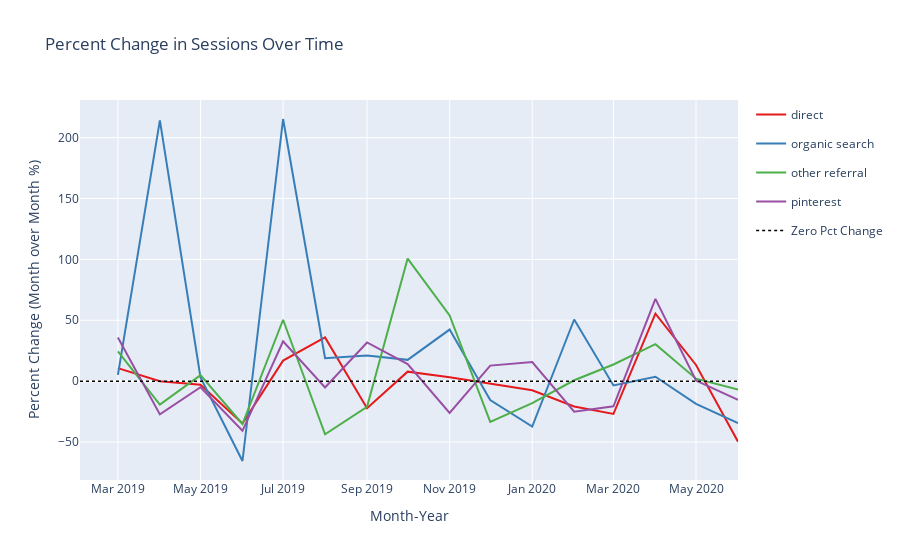
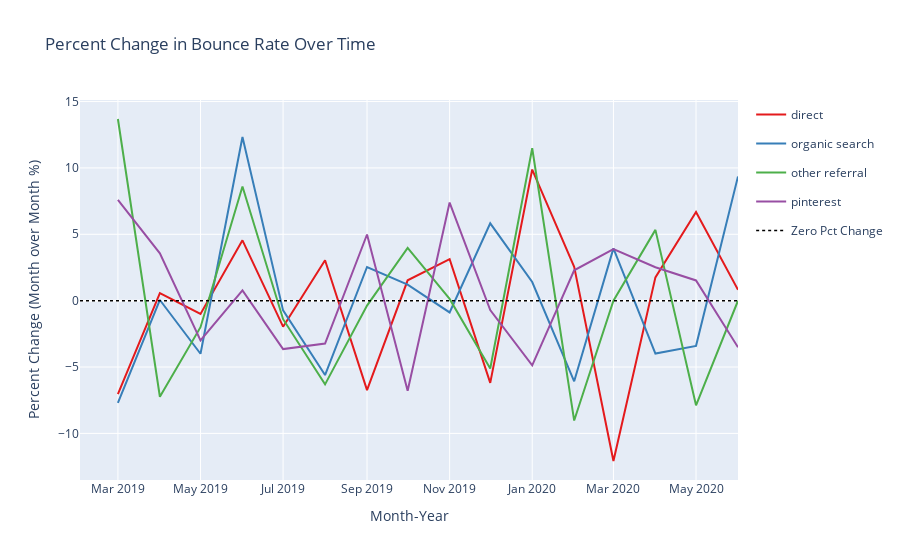

Notebook source saved alongside these figures, in order:
### Markdown cell above
### Percent Change in Metrics By Channel

Converting to percent change allows comparing values against their prior raw value. It gives a more clear sense of the scale of the change throughout time, since metrics are transformed into one unit (pct change) instead of the different units present in the raw data.

### Code cell
# plot pct change
# looped implementation due to the mechanics of the .pct_change method and the datetime array index

for metric in ['Sessions', 'Bounce Rate', 'Email Capture Conversion Rate']:

    # create a figure for each available of metric
    fig = go.Figure()

    # for each channel type, create a dataframe with the pct change in that one metric, filtered by the channel type
    for position, channel in enumerate(
        ['direct', 'organic search', 'other referral', 'pinterest']):

        df = traffic_source[traffic_source['Traffic Channel'] ==
                            channel].reset_index(drop=True)
        df2 = df[[metric]].pct_change() * 100

        #append the month_year_dt for x axis in plots
        df2['month_year_dt'] = df['month_year_dt']

        #add as a trace to the figure for that metric
        fig.add_trace(
            go.Scatter(x=df2['month_year_dt'],
                       y=df2.loc[:, metric],
                       mode='lines',
                       name=channel,
                       line=dict(color=color_sequence[position], width=2),
                       legendgroup=channel,
                       showlegend=True))

    fig.update_layout(title="Percent Change in {m} Over Time".format(m=metric),
                      xaxis_title="Month-Year",
                      yaxis_title="Percent Change (Month over Month %) ")

    fig.add_trace(
        go.Scatter(x=df2['month_year_dt'],
                   y=[0] * 17,
                   mode='lines',
                   name='Zero Pct Change',
                   line=dict(color='black', width=1.5, dash='dot')))
    fig.show()

### Figure 1 — Plotly figure (JSON) as saved in the notebook; plotly's stock layout.template omitted (floating-point values rounded to 4 significant figures)
{"data": [{"legendgroup": "direct", "line": {"color": "#e41a1c", "width": 2}, "mode": "lines", "name": "direct", "showlegend": true, "type": "scatter", "x": ["2019-02-01T00:00:00", "2019-03-01T00:00:00", "2019-04-01T00:00:00", "2019-05-01T00:00:00", "2019-06-01T00:00:00", "2019-07-01T00:00:00", "2019-08-01T00:00:00", "2019-09-01T00:00:00", "2019-10-01T00:00:00", "2019-11-01T00:00:00", "2019-12-01T00:00:00", "2020-01-01T00:00:00", "2020-02-01T00:00:00", "2020-03-01T00:00:00", "2020-04-01T00:00:00", "2020-05-01T00:00:00", "2020-06-01T00:00:00"], "y": [null, 10.68, -0.04744, -2.998, -34.77, 16.9, 35.91, -22.28, 7.821, 3.287, -1.918, -7.429, -20.79, -26.94, 55.39, 13.32, -49.7]}, {"legendgroup": "organic search", "line": {"color": "#377eb8", "width": 2}, "mode": "lines", "name": "organic search", "showlegend": true, "type": "scatter", "x": ["2019-02-01T00:00:00", "2019-03-01T00:00:00", "2019-04-01T00:00:00", "2019-05-01T00:00:00", "2019-06-01T00:00:00", "2019-07-01T00:00:00", "2019-08-01T00:00:00", "2019-09-01T00:00:00", "2019-10-01T00:00:00", "2019-11-01T00:00:00", "2019-12-01T00:00:00", "2020-01-01T00:00:00", "2020-02-01T00:00:00", "2020-03-01T00:00:00", "2020-04-01T00:00:00", "2020-05-01T00:00:00", "2020-06-01T00:00:00"], "y": [null, 5.219, 214.1, 3.0, -65.56, 215.3, 18.9, 21.0, 17.5, 42.37, -15.47, -37.28, 50.64, -3.509, 3.674, -18.57, -34.4]}, {"legendgroup": "other referral", "line": {"color": "#4daf4a", "width": 2}, "mode": "lines", "name": "other referral", "showlegend": true, "type": "scatter", "x": ["2019-02-01T00:00:00", "2019-03-01T00:00:00", "2019-04-01T00:00:00", "2019-05-01T00:00:00", "2019-06-01T00:00:00", "2019-07-01T00:00:00", "2019-08-01T00:00:00", "2019-09-01T00:00:00", "2019-10-01T00:00:00", "2019-11-01T00:00:00", "2019-12-01T00:00:00", "2020-01-01T00:00:00", "2020-02-01T00:00:00", "2020-03-01T00:00:00", "2020-04-01T00:00:00", "2020-05-01T00:00:00", "2020-06-01T00:00:00"], "y": [null, 24.54, -19.18, 5.001, -35.16, 50.44, -43.65, -21.08, 100.7, 54.01, -33.41, -18.11, 0.7431, 13.71, 30.38, 2.053, -6.835]}, {"legendgroup": "pinterest", "line": {"color": "#984ea3", "width": 2}, "mode": "lines", "name": "pinterest", "showlegend": true, "type": "scatter", "x": ["2019-02-01T00:00:00", "2019-03-01T00:00:00", "2019-04-01T00:00:00", "2019-05-01T00:00:00", "2019-06-01T00:00:00", "2019-07-01T00:00:00", "2019-08-01T00:00:00", "2019-09-01T00:00:00", "2019-10-01T00:00:00", "2019-11-01T00:00:00", "2019-12-01T00:00:00", "2020-01-01T00:00:00", "2020-02-01T00:00:00", "2020-03-01T00:00:00", "2020-04-01T00:00:00", "2020-05-01T00:00:00", "2020-06-01T00:00:00"], "y": [null, 35.86, -27.27, -5.0, -40.76, 32.8, -5.201, 31.76, 14.06, -26.08, 12.77, 15.71, -25.01, -20.62, 67.59, 0.5122, -15.36]}, {"line": {"color": "black", "dash": "dot", "width": 1.5}, "mode": "lines", "name": "Zero Pct Change", "type": "scatter", "x": ["2019-02-01T00:00:00", "2019-03-01T00:00:00", "2019-04-01T00:00:00", "2019-05-01T00:00:00", "2019-06-01T00:00:00", "2019-07-01T00:00:00", "2019-08-01T00:00:00", "2019-09-01T00:00:00", "2019-10-01T00:00:00", "2019-11-01T00:00:00", "2019-12-01T00:00:00", "2020-01-01T00:00:00", "2020-02-01T00:00:00", "2020-03-01T00:00:00", "2020-04-01T00:00:00", "2020-05-01T00:00:00", "2020-06-01T00:00:00"], "y": [0, 0, 0, 0, 0, 0, 0, 0, 0, 0, 0, 0, 0, 0, 0, 0, 0]}], "layout": {"title": {"text": "Percent Change in Sessions Over Time"}, "xaxis": {"title": {"text": "Month-Year"}}, "yaxis": {"title": {"text": "Percent Change (Month over Month %) "}}}}

### Figure 2 — Plotly figure (JSON) as saved in the notebook; plotly's stock layout.template omitted (floating-point values rounded to 4 significant figures)
{"data": [{"legendgroup": "direct", "line": {"color": "#e41a1c", "width": 2}, "mode": "lines", "name": "direct", "showlegend": true, "type": "scatter", "x": ["2019-02-01T00:00:00", "2019-03-01T00:00:00", "2019-04-01T00:00:00", "2019-05-01T00:00:00", "2019-06-01T00:00:00", "2019-07-01T00:00:00", "2019-08-01T00:00:00", "2019-09-01T00:00:00", "2019-10-01T00:00:00", "2019-11-01T00:00:00", "2019-12-01T00:00:00", "2020-01-01T00:00:00", "2020-02-01T00:00:00", "2020-03-01T00:00:00", "2020-04-01T00:00:00", "2020-05-01T00:00:00", "2020-06-01T00:00:00"], "y": [null, -7.042, 0.5672, -1.0, 4.541, -1.961, 3.043, -6.741, 1.53, 3.13, -6.193, 9.877, 2.549, -12.08, 1.752, 6.673, 0.8139]}, {"legendgroup": "organic search", "line": {"color": "#377eb8", "width": 2}, "mode": "lines", "name": "organic search", "showlegend": true, "type": "scatter", "x": ["2019-02-01T00:00:00", "2019-03-01T00:00:00", "2019-04-01T00:00:00", "2019-05-01T00:00:00", "2019-06-01T00:00:00", "2019-07-01T00:00:00", "2019-08-01T00:00:00", "2019-09-01T00:00:00", "2019-10-01T00:00:00", "2019-11-01T00:00:00", "2019-12-01T00:00:00", "2020-01-01T00:00:00", "2020-02-01T00:00:00", "2020-03-01T00:00:00", "2020-04-01T00:00:00", "2020-05-01T00:00:00", "2020-06-01T00:00:00"], "y": [null, -7.701, 0.04967, -4.0, 12.33, -0.7342, -5.603, 2.537, 1.203, -0.8861, 5.828, 1.404, -6.079, 3.937, -3.987, -3.406, 9.357]}, {"legendgroup": "other referral", "line": {"color": "#4daf4a", "width": 2}, "mode": "lines", "name": "other referral", "showlegend": true, "type": "scatter", "x": ["2019-02-01T00:00:00", "2019-03-01T00:00:00", "2019-04-01T00:00:00", "2019-05-01T00:00:00", "2019-06-01T00:00:00", "2019-07-01T00:00:00", "2019-08-01T00:00:00", "2019-09-01T00:00:00", "2019-10-01T00:00:00", "2019-11-01T00:00:00", "2019-12-01T00:00:00", "2020-01-01T00:00:00", "2020-02-01T00:00:00", "2020-03-01T00:00:00", "2020-04-01T00:00:00", "2020-05-01T00:00:00", "2020-06-01T00:00:00"], "y": [null, 13.69, -7.24, -2.0, 8.603, -1.396, -6.309, -0.3711, 3.968, 0.1304, -5.116, 11.48, -9.033, -0.003149, 5.332, -7.882, -0.004278]}, {"legendgroup": "pinterest", "line": {"color": "#984ea3", "width": 2}, "mode": "lines", "name": "pinterest", "showlegend": true, "type": "scatter", "x": ["2019-02-01T00:00:00", "2019-03-01T00:00:00", "2019-04-01T00:00:00", "2019-05-01T00:00:00", "2019-06-01T00:00:00", "2019-07-01T00:00:00", "2019-08-01T00:00:00", "2019-09-01T00:00:00", "2019-10-01T00:00:00", "2019-11-01T00:00:00", "2019-12-01T00:00:00", "2020-01-01T00:00:00", "2020-02-01T00:00:00", "2020-03-01T00:00:00", "2020-04-01T00:00:00", "2020-05-01T00:00:00", "2020-06-01T00:00:00"], "y": [null, 7.587, 3.565, -3.0, 0.7757, -3.647, -3.234, 4.984, -6.787, 7.393, -0.7127, -4.871, 2.288, 3.89, 2.513, 1.523, -3.514]}, {"line": {"color": "black", "dash": "dot", "width": 1.5}, "mode": "lines", "name": "Zero Pct Change", "type": "scatter", "x": ["2019-02-01T00:00:00", "2019-03-01T00:00:00", "2019-04-01T00:00:00", "2019-05-01T00:00:00", "2019-06-01T00:00:00", "2019-07-01T00:00:00", "2019-08-01T00:00:00", "2019-09-01T00:00:00", "2019-10-01T00:00:00", "2019-11-01T00:00:00", "2019-12-01T00:00:00", "2020-01-01T00:00:00", "2020-02-01T00:00:00", "2020-03-01T00:00:00", "2020-04-01T00:00:00", "2020-05-01T00:00:00", "2020-06-01T00:00:00"], "y": [0, 0, 0, 0, 0, 0, 0, 0, 0, 0, 0, 0, 0, 0, 0, 0, 0]}], "layout": {"title": {"text": "Percent Change in Bounce Rate Over Time"}, "xaxis": {"title": {"text": "Month-Year"}}, "yaxis": {"title": {"text": "Percent Change (Month over Month %) "}}}}
